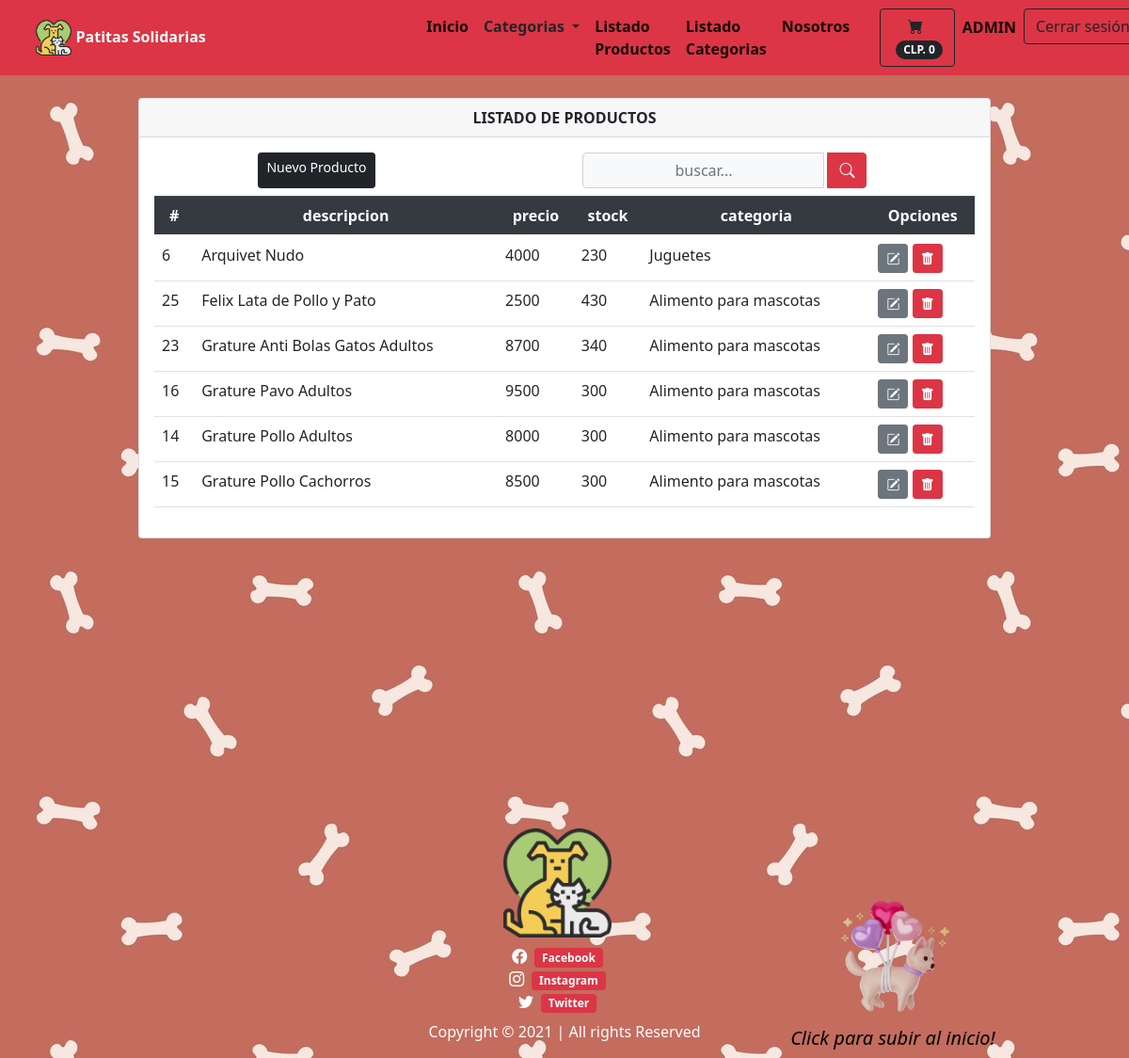
Page /listarproductos/ (signed in) on the earlier database version.
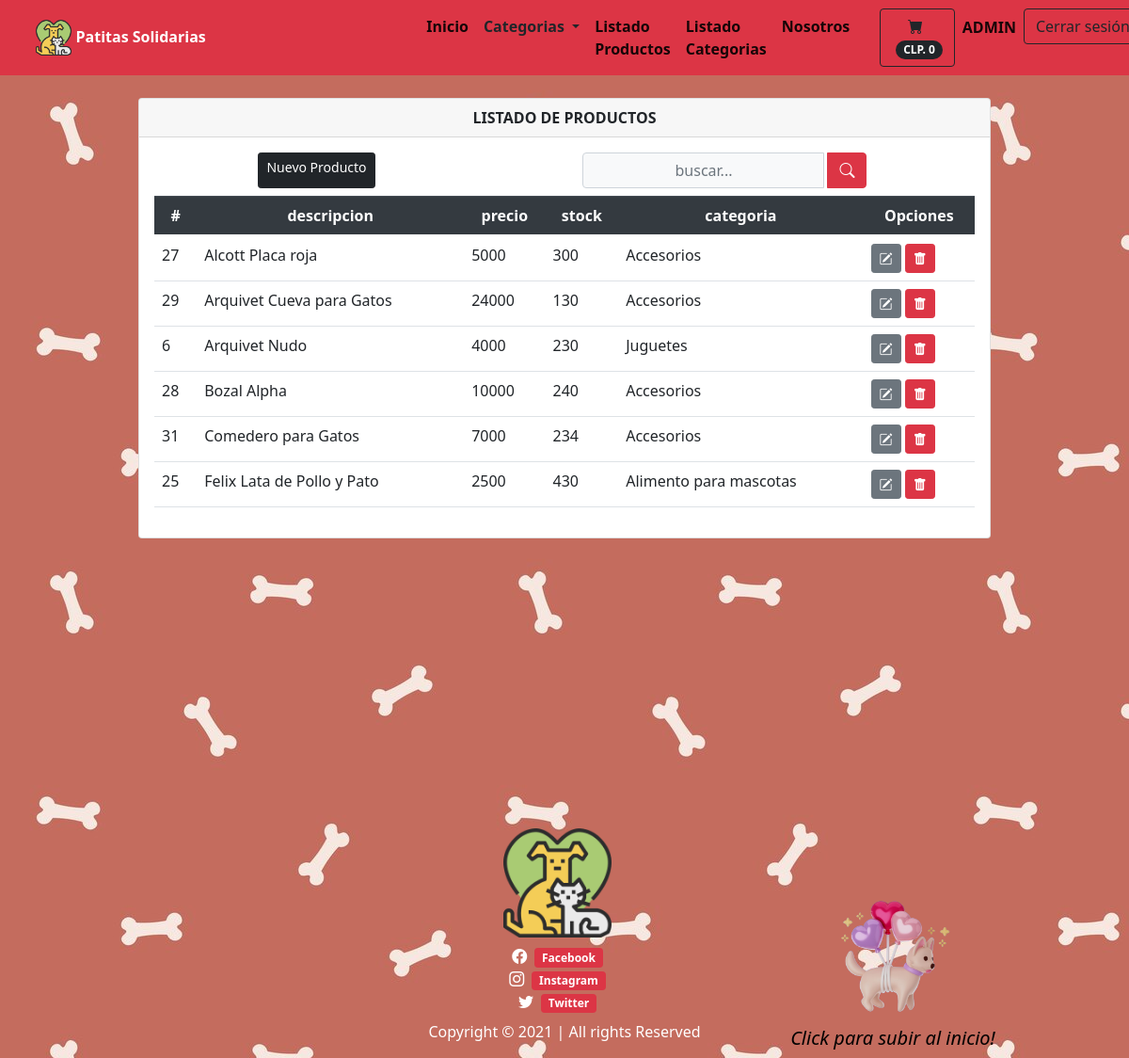
Same page on the later database version.
### tiendita/models.py (models this page shows, shortened)
class Productos(models.Model):
    nombre = models.CharField(max_length=100)
    imagen = models.ImageField(upload_to='imgproductos/%Y/%m/%d', blank=True)
    descripcion = models.CharField(max_length=500)
    precio = models.IntegerField()
    stock = models.IntegerField(null=True, default=0)
    categoria = models.ForeignKey(Categorias, on_delete=models.PROTECT)
    oferta = models.BooleanField(default=False)
    class Meta:
        db_table = 'productos'
        verbose_name = 'Producto'
        verbose_name_plural = 'Productos'
        ordering = ['id']

class Categorias(models.Model):
    nombre = models.CharField(max_length=100)
    def __str__(self):
        return self.nombre
    class Meta:
        db_table = "categorias"
        verbose_name = 'Categoria'
        verbose_name_plural = 'Categorias'
        ordering = ['id']

### tiendita/views.py (the view)
# urls.py: path('listarproductos/', views.listarProductos, name='listarproductos'),
@login_required(login_url='/login')
def listarProductos(request):
    busqueda = request.POST.get("buscador")
    lista_productos = Productos.objects.order_by('nombre')
    page = request.GET.get('page', 1)
    if busqueda:
        lista_productos = Productos.objects.filter(
            Q(nombre__icontains = busqueda) |
            Q(descripcion__icontains = busqueda)
        ).distinct()
    try:
        paginator = Paginator(lista_productos, 6)
        lista_productos = paginator.page(page)
    except:
        raise Http404
    data = {'entity': lista_productos,
            'title': 'LISTADO DE PRODUCTOS',
            'paginator': paginator
            }
    return render(request, 'producto/listar.html', data)

### tiendita/context_processors.py (called while the page is built)
def extras(request):
	lista_categorias = Categorias.objects.all().order_by('nombre')
	return {'categorias':lista_categorias}

def importe_total_carro(request):
    total = 0
    if request.user.is_authenticated:
        if "carro" in request.session:
            for key, value in request.session["carro"].items():
                total = total + int(value["precio"])
    return {"importe_total_carro": total}

### templates/producto/listar.html (shortened to what this page needs)
{% extends 'layouts/tienda.html' %} {% block content %}
<div class="min-vh-100 d-flex flex-colum py-4">
    <div class="container">
        <div class="row justify-content-center">
            <div class="col-lg-10 col-md-6 col-sm-4 animate__animated animate__backInRight animate__delay-0.4s">
                <div class="card">
                    <div class="card-header text-center font-weight-bold">
                        {{ title }}
                    </div>
                    <div class="card-body table-responsive align-items-center">
                        <div class="d-flex mb-2">
                            <a href="/addproducto" class="d-flex inline-block mx-auto btn btn-dark btn-sm" type="submit">
                                Nuevo Producto
                            </a>
                            <form class="d-flex mx-auto d-sm-inlne-block form-inline" method="POST" action="">
                                <div class="input-group">
                                    <input type="text" class="form-control bg-light border-1 small text-center" name="buscador" placeholder="buscar..." value="{{ request.POST.buscador }}">
                                    <div class="input-group-append">
                                        <button class="btn btn-danger mx-1" type="submit">
                                                <i class="bi bi-search bi-sm"></i>
                                            </button>
                                    </div>
                                </div>
                            </form>
                        </div>
                        <table class="table table-condensed">
                            <thead class="thead-dark text-center ">
                                <tr>
                                    <th scope="col">#</th>
                                    <th scope="col">descripcion</th>
                                    <th scope="col">precio</th>
                                    <th scope="col">stock</th>
                                    <th scope="col">categoria</th>
                                    <th colspan="2">Opciones</th>
                                </tr>
                            </thead>
                            <tbody>
                                {% load bootstrap_icons %} {% if entity %} {% for producto in entity %}
                                <tr>
                                    <td>{{ producto.id }}</td>
                                    <td>{{ producto.nombre }}</td>
                                    <td>{{ producto.precio }}</td>
                                    <td>{{ producto.stock }}</td>
                                    <td>{{ producto.categoria }}</td>
                                    <td colspan="2">
                                        <a class="btn btn-secondary btn-sm" href="{% url 'tiendita:editproducto' producto.id %}" type="button"><i class="bi bi-pencil-square"></i></a>
                                        <a class="btn btn-danger btn-sm" href="{% url 'tiendita:deleteProducto' producto.id %}" type="button"><i class="bi bi-trash-fill"></i></a>
                                    </td>
                                </tr>
                                {% endfor %} {% else %}
                                <div class="text-center text-warning">
                                    <h3> No se encontraron Productos!!</h3>
                                </div>
                                {% endif %}
                            </tbody>
                        </table>
                    </div>
                </div>
            </div>
        </div>
    </div>
</div>
{% endblock %}

Differences in the rows shown:
no longer on this page (row unchanged): Productos: id "23", nombre "Grature Anti Bolas Gatos Adultos", precio "8700", stock "340", categoria "Alimento para mascotas"
no longer on this page (row unchanged): Productos: id "16", nombre "Grature Pavo Adultos", precio "9500", stock "300", categoria "Alimento para mascotas"
no longer on this page (row unchanged): Productos: id "14", nombre "Grature Pollo Adultos", precio "8000", stock "300", categoria "Alimento para mascotas"
no longer on this page (row unchanged): Productos: id "15", nombre "Grature Pollo Cachorros", precio "8500", stock "300", categoria "Alimento para mascotas"
added Productos: id "27", nombre "Alcott Placa roja", precio "5000", stock "300", categoria "Accesorios"
added Productos: id "29", nombre "Arquivet Cueva para Gatos", precio "24000", stock "130", categoria "Accesorios"
added Productos: id "28", nombre "Bozal Alpha", precio "10000", stock "240", categoria "Accesorios"
added Productos: id "31", nombre "Comedero para Gatos", precio "7000", stock "234", categoria "Accesorios"
